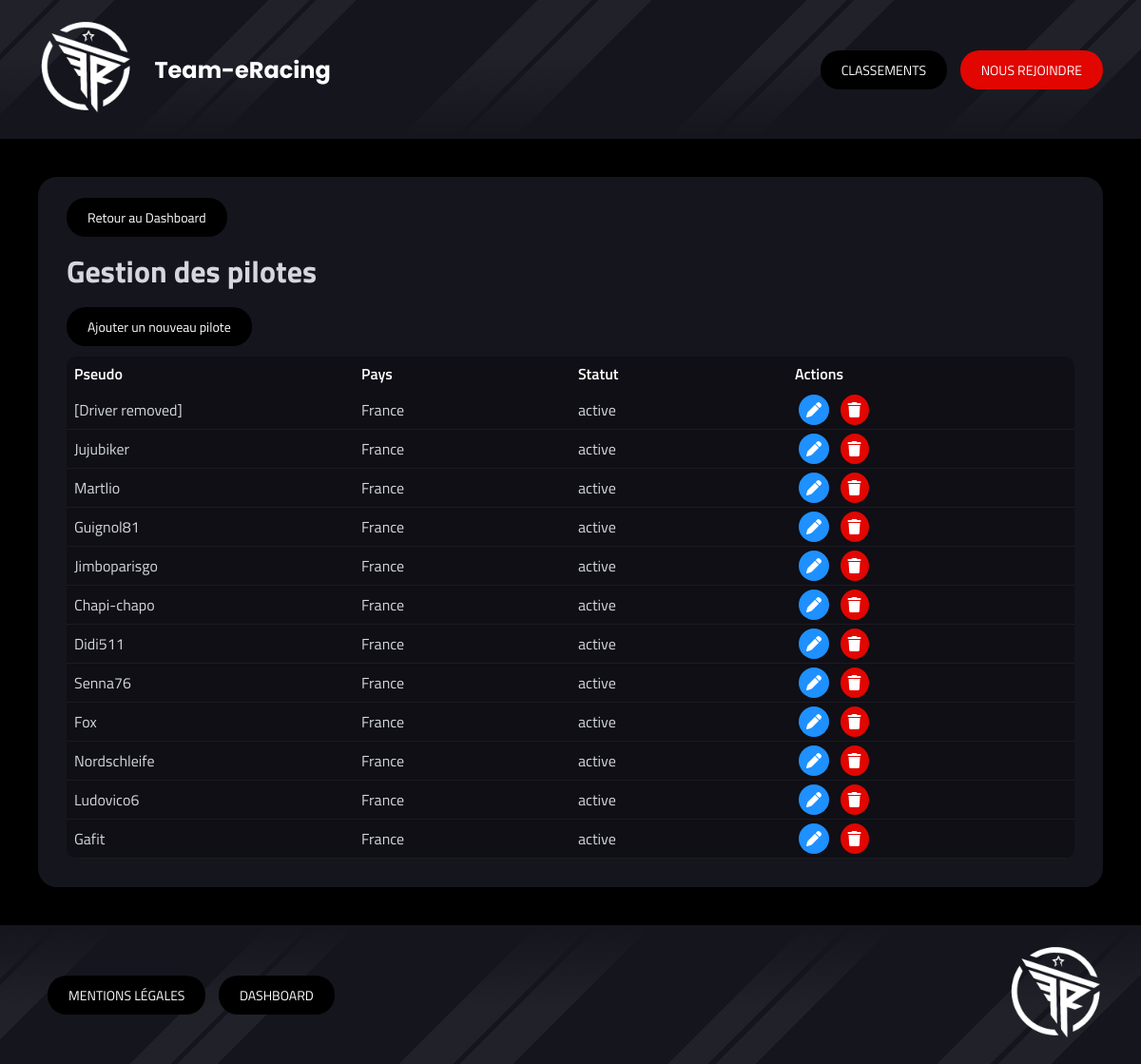
The page /index.php?controller=drivers&action=index (signed in) on the database as committed earlier.
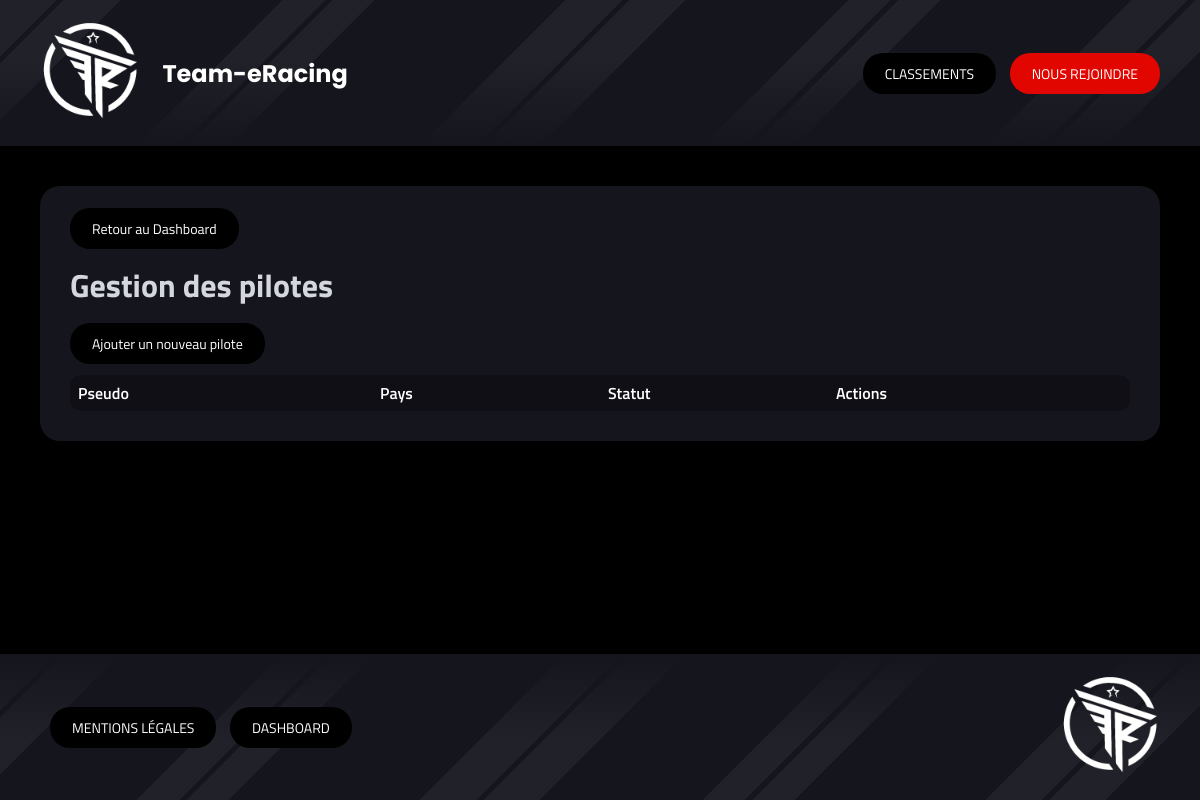
The same page on the database as committed later.
### tables this page shows
CREATE TABLE drivers (
  id INT AUTO_INCREMENT PRIMARY KEY,
  nickname VARCHAR(100) NOT NULL UNIQUE,
  country_id INT NOT NULL DEFAULT 1,   
  status ENUM('active','desactive') DEFAULT 'active',
  FOREIGN KEY (country_id) REFERENCES countries(id)
);

CREATE TABLE countries (
    id INT AUTO_INCREMENT PRIMARY KEY,
    name VARCHAR(100) NOT NULL UNIQUE,    
    code CHAR(3) DEFAULT NULL UNIQUE,     
    flag VARCHAR(255) DEFAULT NULL        
);

### Controllers/Controller.php (called while the page is built, shortened)
<?php
abstract class Controller
{
    public function render(string $path, array $data = [])
    {
        extract($data);
        include dirname(__DIR__) . '/Views/' . $path . '.php';
        include dirname(__DIR__) . '/Views/base.php';
    }
}
?>

### Controllers/DriversController.php (called while the page is built, shortened)
<?php
class DriversController extends Controller {
    public function index()
    {
        $drivers = DriversModel::all();
        $countries = CountriesModel::all();
        $this->render('dashboard/drivers/index', [
            'list' => $drivers,
            'countries' => $countries
        ]);
    }
}
?>

### public/index.php (called while the page is built, shortened)
<?php
include '../Autoloader.php';
$route = new Router();
$route->routes();
?>

### Autoloader.php (called while the page is built, shortened)
<?php
class Autoloader{
    static function autoload($class){
        $class = str_replace(__NAMESPACE__.'\\','',$class);
        $class = str_replace('\\','/',$class);
    }
}
?>

### Core/DbConnect.php (called while the page is built, shortened)
<?php
class DbConnect
{
    protected $connection;
    public function getConnection()
    {
        return $this->connection;
    }
    public function __construct()
    {
        try {
            $dsn = 'mysql:host=' . self::SERVER . ';dbname=' . self::BASE . ';charset=utf8mb4';
                $this->connection = new PDO($dsn, self::USER, self::PASSWORD, [
                    PDO::ATTR_ERRMODE => PDO::ERRMODE_EXCEPTION,
                    PDO::ATTR_DEFAULT_FETCH_MODE => PDO::FETCH_OBJ,
                    PDO::ATTR_EMULATE_PREPARES => false
                ]);
        } catch (Exception $e) {
            die('Erreur : ' . $e->getMessage());
        }
    }
}
?>

### Models/DriversModel.php (called while the page is built, shortened)
<?php
class DriversModel extends DbConnect {
    public static function all(){
        $db = new DbConnect();
        return $db->getConnection()->query("
            SELECT drivers.id, drivers.nickname, drivers.status, countries.name as country
            FROM drivers
            JOIN countries ON drivers.country_id = countries.id
        ")->fetchAll();
    }
}
?>

### Views/dashboard/drivers/index.php (the view, shortened to what this page needs)
<div class="section-dashboard">
    <div class="section-header">
        <a class="nav-btn-dashboard" href="index.php?controller=dashboard">Retour au Dashboard</a>
        <h1>Gestion des pilotes</h1>
        <a class="nav-btn-dashboard" href="index.php?controller=drivers&action=create">Ajouter un nouveau pilote</a>
    </div>
    <div class="table-responsive">
        <table class="dashboard-table">
            <thead>
                <tr>
                    <th>Pseudo</th>
                    <th>Pays</th>
                    <th>Statut</th>
                    <th class="actions-column">Actions</th>
                </tr>
            </thead>
            <tbody>
                <?php foreach ($list as $driver): ?>
                <tr>
                    <td><?= htmlspecialchars($driver->nickname) ?></td>
                    <td><?= htmlspecialchars($driver->country) ?></td>
                    <td><?= htmlspecialchars($driver->status) ?></td>
                    <td class="actions">
                        <a class="action-btn edit" href="index.php?controller=drivers&action=update&id=<?= $driver->id ?>">
                            <i class="fa-solid fa-pen"></i>
                        </a>
                        <a class="action-btn delete" href="index.php?controller=drivers&action=delete&id=<?= $driver->id ?>">
                            <i class="fa-solid fa-trash"></i>
                        </a>
                    </td>
                </tr>
                <?php endforeach; ?>
            </tbody>
        </table>
    </div>
</div>

Rows that differ between the two databases and show on the page:
removed drivers: nickname "[Driver removed]", country.name "France", status "active"
removed drivers: nickname "Jujubiker", country.name "France", status "active"
removed drivers: nickname "Martlio", country.name "France", status "active"
removed drivers: nickname "Guignol81", country.name "France", status "active"
removed drivers: nickname "Jimboparisgo", country.name "France", status "active"
removed drivers: nickname "Chapi-chapo", country.name "France", status "active"
removed drivers: nickname "Didi511", country.name "France", status "active"
removed drivers: nickname "Senna76", country.name "France", status "active"
removed drivers: nickname "Fox", country.name "France", status "active"
removed drivers: nickname "Nordschleife", country.name "France", status "active"
removed drivers: nickname "Ludovico6", country.name "France", status "active"
removed drivers: nickname "Gafit", country.name "France", status "active"
